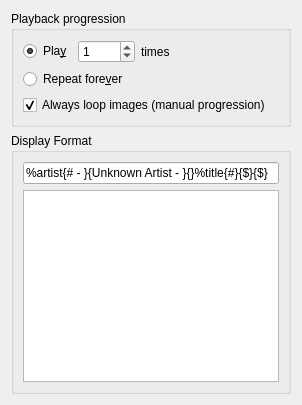
         <widget class="QWidget" name="playlistPage">
          <layout class="QVBoxLayout" name="playlistPageLayout">
           <item>
            <widget class="QGroupBox" name="playbackPlayBox">
             <property name="title">
              <string>Playback progression</string>
             </property>
             <layout class="QVBoxLayout" name="playbackPlayBoxLayout">
              <item>
               <layout class="QHBoxLayout" name="playbackPlayLayout" stretch="0,0,1">
                <item>
                 <widget class="QRadioButton" name="playbackPlayTimes">
                  <property name="text">
                   <string>Pla&amp;y</string>
                  </property>
                  <property name="checked">
                   <bool>true</bool>
                  </property>
                 </widget>
                </item>
                <item>
                 <widget class="QSpinBox" name="playbackPlayAmount">
                  <property name="showGroupSeparator" stdset="0">
                   <bool>true</bool>
                  </property>
                  <property name="minimum">
                   <number>0</number>
                  </property>
                  <property name="maximum">
                   <number>1000</number>
                  </property>
                  <property name="value">
                   <number>1</number>
                  </property>
                 </widget>
                </item>
                <item>
                 <widget class="QLabel" name="playbackPlayTimesLabel">
                  <property name="text">
                   <string>times</string>
                  </property>
                 </widget>
                </item>
               </layout>
              </item>
              <item>
               <widget class="QRadioButton" name="playbackRepeatForever">
                <property name="text">
                 <string>Repeat fore&amp;ver</string>
                </property>
               </widget>
              </item>
              <item>
               <widget class="QCheckBox" name="playbackLoopImages">
                <property name="text">
                 <string>Always loop images (manual progression)</string>
                </property>
                <property name="checked">
                 <bool>true</bool>
                </property>
               </widget>
              </item>
             </layout>
            </widget>
           </item>
           <item>
            <widget class="QGroupBox" name="playlistFormatBox">
             <property name="title">
              <string>Display Format</string>
             </property>
             <layout class="QVBoxLayout" name="playlistFormatBoxLayout">
              <item>
               <widget class="QLineEdit" name="playlistFormat">
                <property name="text">
                 <string notr="true">%artist{# - }{Unknown Artist - }{}%title{#}{$}{$}</string>
                </property>
                <property name="placeholderText">
                 <string notr="true">%artist{# - }{Unknown Artist - }{}%title{#}{$}{$}</string>
                </property>
               </widget>
              </item>
              <item>
               <widget class="QTextBrowser" name="playlistFormatHelp">
                <property name="source">
                 <url>
                  <string>qrc:/text/playlistFormat.html</string>
                 </url>
                </property>
               </widget>
              </item>
             </layout>
            </widget>
           </item>
          </layout>
         </widget>
